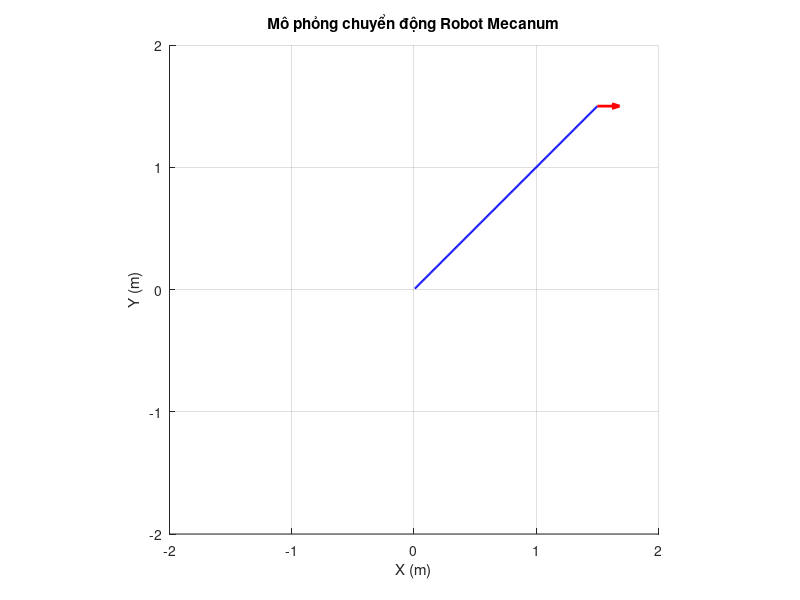

MATLAB code for this plot:
clc; clear; close all;

% Thông số robot
r = 0.03;           % Bán kính bánh xe (m)
Lx = 0.075; Ly = 0.125; % Khoảng cách tâm robot đến bánh (m)
R = Lx + Ly;

% Ma trận động học thuận
J_forward = (r/4) * [...
     1,  1,  1,  1;
    -1,  1,  1, -1;
    -1/R, 1/R, -1/R, 1/R ];

% Thời gian mô phỏng
T = 20;             % Tổng thời gian (giây)
dt = 0.1;           % Bước thời gian (giây)
N = T / dt;         % Số bước mô phỏng

% Khởi tạo trạng thái ban đầu
x = 0; y = 0; theta = 0;
trajectory = zeros(N, 3);  % Lưu trạng thái

% Tạo figure
figure;
hold on; grid on; axis equal;
xlabel('X (m)'); ylabel('Y (m)');
title('Mô phỏng chuyển động Robot Mecanum');
xlim([-2 2]); ylim([-2 2]);

% Vẽ quỹ đạo ban đầu
h_trajectory = plot(x, y, 'b-', 'LineWidth', 1.5);
% Vẽ hướng robot bằng mũi tên
h_robot = quiver(x, y, cos(theta)*0.2, sin(theta)*0.2, 'r', 'LineWidth', 2);

% Vòng lặp mô phỏng
for k = 1:N
    t = (k-1) * dt;

    % Tốc độ các bánh (có thể thay đổi để tạo đường cong)
    omega = [0; 5; 5; 0]; % ví dụ biến thiên

    % Tính vận tốc robot
    v_robot = J_forward * omega;

    % Chuyển sang hệ cố định
    v_global = [...
        cos(theta), -sin(theta);
        sin(theta),  cos(theta)
    ] * v_robot(1:2);

    % Cập nhật vị trí và góc
    x = x + v_global(1) * dt;
    y = y + v_global(2) * dt;
    theta = theta + v_robot(3) * dt;

    % Lưu quỹ đạo
    trajectory(k, :) = [x, y, theta];

    % Cập nhật đồ họa
    set(h_trajectory, 'XData', trajectory(1:k,1), 'YData', trajectory(1:k,2));
    set(h_robot, 'XData', x, 'YData', y, ...
                 'UData', cos(theta)*0.2, 'VData', sin(theta)*0.2);

    pause(0.01);
end
